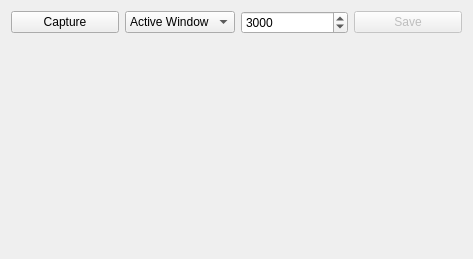
<?xml version="1.0" encoding="UTF-8"?>
<ui version="4.0">
 <class>MainWindow</class>
 <widget class="QWidget" name="MainWindow">
  <property name="geometry">
   <rect>
    <x>0</x>
    <y>0</y>
    <width>473</width>
    <height>259</height>
   </rect>
  </property>
  <property name="windowTitle">
   <string>wincap11</string>
  </property>
  <property name="styleSheet">
   <string notr="true"/>
  </property>
  <layout class="QVBoxLayout" name="verticalLayout">
   <item>
    <layout class="QHBoxLayout" name="topControlsLayout">
     <item>
      <widget class="QPushButton" name="captureButton">
       <property name="text">
        <string>Capture</string>
       </property>
      </widget>
     </item>
     <item>
      <widget class="QComboBox" name="modeComboBox">
       <item>
        <property name="text">
         <string>Active Window</string>
        </property>
       </item>
      </widget>
     </item>
     <item>
      <widget class="QSpinBox" name="delayBox">
       <property name="minimum">
        <number>1</number>
       </property>
       <property name="maximum">
        <number>99999999</number>
       </property>
       <property name="singleStep">
        <number>1000</number>
       </property>
       <property name="value">
        <number>3000</number>
       </property>
      </widget>
     </item>
     <item>
      <widget class="QPushButton" name="saveButton">
       <property name="enabled">
        <bool>false</bool>
       </property>
       <property name="text">
        <string>Save</string>
       </property>
      </widget>
     </item>
    </layout>
   </item>
   <item>
    <widget class="QWidget" name="pictureViewContainer" native="true">
     <property name="sizePolicy">
      <sizepolicy hsizetype="Expanding" vsizetype="Expanding">
       <horstretch>0</horstretch>
       <verstretch>0</verstretch>
      </sizepolicy>
     </property>
    </widget>
   </item>
   <item>
    <layout class="QHBoxLayout" name="horizontalLayout_2">
     <item>
      <widget class="QLabel" name="leftStatusLabel">
       <property name="text">
        <string> </string>
       </property>
      </widget>
     </item>
     <item>
      <spacer name="horizontalSpacer">
       <property name="orientation">
        <enum>Qt::Horizontal</enum>
       </property>
       <property name="sizeHint" stdset="0">
        <size>
         <width>40</width>
         <height>20</height>
        </size>
       </property>
      </spacer>
     </item>
     <item>
      <widget class="QLabel" name="rightStatusLabel">
       <property name="text">
        <string> </string>
       </property>
      </widget>
     </item>
    </layout>
   </item>
  </layout>
 </widget>
 <resources/>
 <connections/>
</ui>
